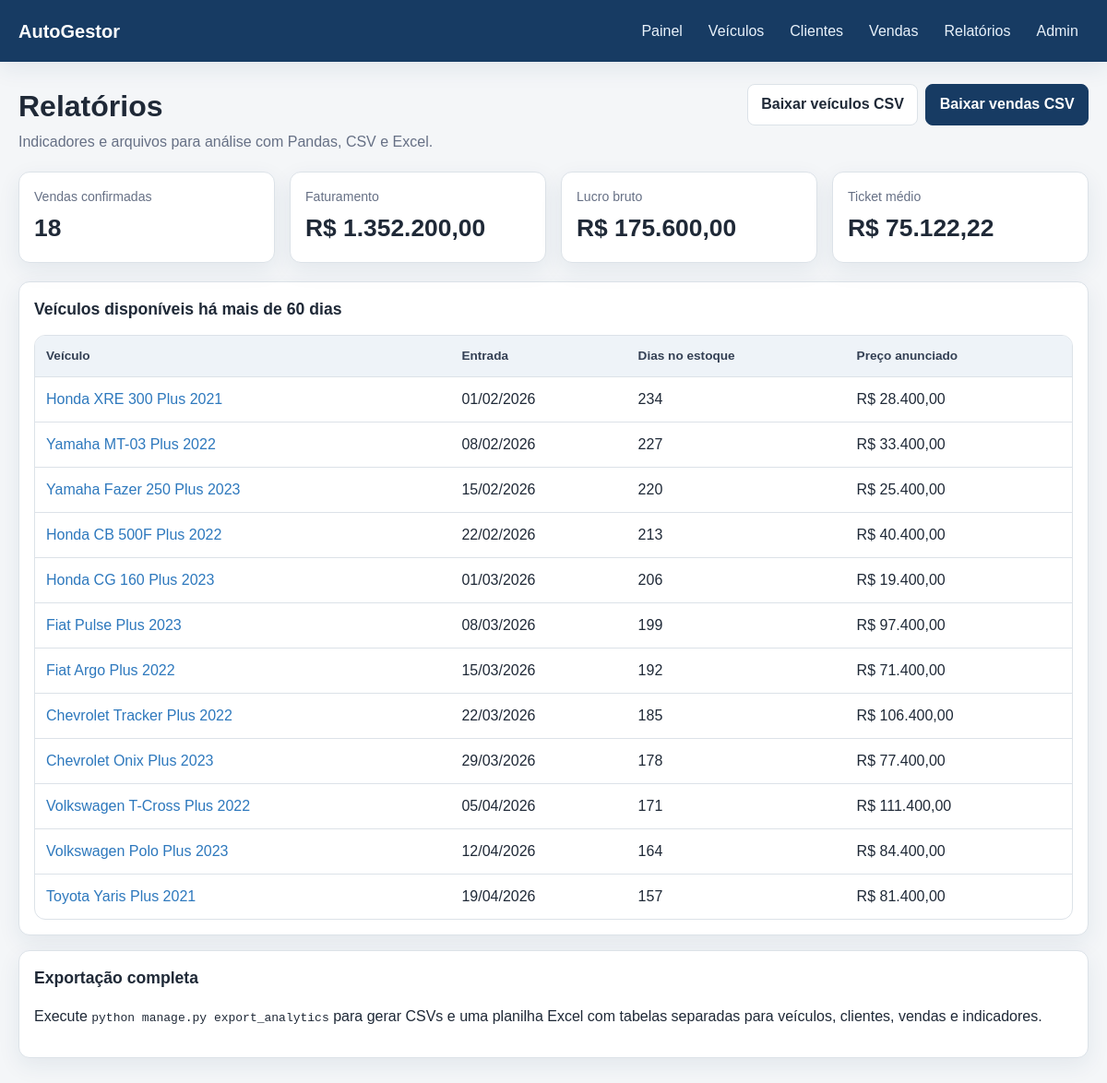
/relatorios/, run on the app's committed database.
### cars/models.py (models this page shows, shortened)
class Vehicle(models.Model):
    class Status(models.TextChoices):
        AVAILABLE = "available", "Disponível"
        RESERVED = "reserved", "Reservado"
        SOLD = "sold", "Vendido"
    vehicle_type = models.ForeignKey(
        VehicleType,
        on_delete=models.PROTECT,
        related_name="vehicles",
        verbose_name="tipo",
    )
    brand = models.ForeignKey(
        Brands,
        on_delete=models.PROTECT,
        related_name="vehicles",
        verbose_name="marca",
    )
    model = models.CharField("modelo", max_length=200)
    model_year = models.PositiveIntegerField("ano do modelo", blank=True, null=True)
    factory_year = models.PositiveIntegerField("ano de fabricação", blank=True, null=True)
    color = models.CharField("cor", max_length=60, blank=True)
    license_plate = models.CharField(
        "placa",
        max_length=10,
        blank=True,
        null=True,
        unique=True,
        help_text="Opcional. Use somente dados fictícios no projeto.",
    )
    purchase_price = models.DecimalField(
        "preço de compra",
        max_digits=12,
        decimal_places=2,
        default=Decimal("0.00"),
        validators=[MinValueValidator(Decimal("0.00"))],
    )
    asking_price = models.DecimalField(
        "preço anunciado",
        max_digits=12,
        decimal_places=2,
        validators=[MinValueValidator(Decimal("0.01"))],
    )
    mileage = models.PositiveIntegerField("quilometragem", default=0)
    status = models.CharField(
        "status",
        max_length=12,
        choices=Status.choices,
        default=Status.AVAILABLE,
        db_index=True,
    )
    entry_date = models.DateField("entrada no estoque", default=timezone.localdate)
    description = models.TextField("descrição", blank=True)
    created_at = models.DateTimeField("criado em", auto_now_add=True)
    updated_at = models.DateTimeField("atualizado em", auto_now=True)
    class Meta:
        ordering = ("-created_at",)
        verbose_name = "veículo"
        verbose_name_plural = "veículos"
        indexes = [
            models.Index(fields=("status", "entry_date"), name="vehicle_stock_idx"),
            models.Index(fields=("brand", "model"), name="vehicle_search_idx"),
        ]
    def __str__(self):
        year = f" {self.model_year}" if self.model_year else ""
        return f"{self.brand} {self.model}{year}"
    @property
    def days_in_stock(self):
        confirmed_sale = self.sales.filter(status=Sale.Status.CONFIRMED).first()
        end_date = confirmed_sale.sale_date if confirmed_sale else timezone.localdate()
        return max((end_date - self.entry_date).days, 0)

class Brands(models.Model):
    name = models.CharField("nome", max_length=200, unique=True)
    vehicle_types = models.ManyToManyField(
        VehicleType,
        related_name="brands",
        verbose_name="tipos de veículo",
        blank=True,
    )
    class Meta:
        ordering = ("name",)
        verbose_name = "marca"
        verbose_name_plural = "marcas"
    def __str__(self):
        return self.name

### cars/views.py (the view)
# urls.py: path("relatorios/", views.reports_view, name="reports"),
def reports_view(request):
    confirmed_sales = Sale.objects.filter(status=Sale.Status.CONFIRMED).select_related(
        "vehicle", "vehicle__brand", "customer"
    )
    revenue = confirmed_sales.aggregate(total=Sum("final_price"))["total"] or Decimal("0")
    gross_profit = sum((sale.gross_profit for sale in confirmed_sales), Decimal("0"))
    average_ticket = confirmed_sales.aggregate(value=Avg("final_price"))["value"] or Decimal("0")
    stale_vehicles = Vehicle.objects.exclude(status=Vehicle.Status.SOLD).filter(
        entry_date__lte=timezone.localdate() - timedelta(days=60)
    )
    return render(
        request,
        "cars/reports.html",
        {
            "revenue": revenue,
            "gross_profit": gross_profit,
            "average_ticket": average_ticket,
            "sales_count": confirmed_sales.count(),
            "stale_vehicles": stale_vehicles.select_related("brand", "vehicle_type"),
        },
    )

### cars/models.py (called while the page is built)
    @property
    def gross_profit(self):
        return self.final_price - self.vehicle.purchase_price

### cars/templatetags/cars_extras.py (called while the page is built)
@register.filter
def brl(value):
    try:
        number = Decimal(value or 0)
    except (InvalidOperation, TypeError, ValueError):
        return "R$ 0,00"
    formatted = f"{number:,.2f}".replace(",", "_").replace(".", ",").replace("_", ".")
    return f"R$ {formatted}"

### cars/templates/cars/reports.html (shortened to what this page needs)
{% extends 'cars/base.html' %}
{% load cars_extras %}
{% block content %}
<header class="page-header">
    <div><h1>Relatórios</h1><p class="subtitle">Indicadores e arquivos para análise com Pandas, CSV e Excel.</p></div>
    <div class="actions"><a class="button secondary" href="{% url 'export_vehicles_csv' %}">Baixar veículos CSV</a><a class="button" href="{% url 'export_sales_csv' %}">Baixar vendas CSV</a></div>
</header>
<section class="stats-grid">
    <article class="stat-card"><span class="stat-label">Vendas confirmadas</span><span class="stat-value">{{ sales_count }}</span></article>
    <article class="stat-card"><span class="stat-label">Faturamento</span><span class="stat-value">{{ revenue|brl }}</span></article>
    <article class="stat-card"><span class="stat-label">Lucro bruto</span><span class="stat-value">{{ gross_profit|brl }}</span></article>
    <article class="stat-card"><span class="stat-label">Ticket médio</span><span class="stat-value">{{ average_ticket|brl }}</span></article>
</section>
<section class="panel">
    <h2>Veículos disponíveis há mais de 60 dias</h2>
    <div class="table-wrap"><table><thead><tr><th>Veículo</th><th>Entrada</th><th>Dias no estoque</th><th>Preço anunciado</th></tr></thead><tbody>
        {% for vehicle in stale_vehicles %}<tr><td><a href="{% url 'vehicle_detail' vehicle.pk %}">{{ vehicle }}</a></td><td>{{ vehicle.entry_date|date:'d/m/Y' }}</td><td>{{ vehicle.days_in_stock }}</td><td>{{ vehicle.asking_price|brl }}</td></tr>
        {% empty %}<tr><td colspan="4" class="empty-state">Nenhum veículo nessa situação.</td></tr>{% endfor %}
    </tbody></table></div>
</section>
<section class="panel" style="margin-top: 1rem">
    <h2>Exportação completa</h2>
    <p>Execute <code>python manage.py export_analytics</code> para gerar CSVs e uma planilha Excel com tabelas separadas para veículos, clientes, vendas e indicadores.</p>
</section>
{% endblock %}

### cars/static/cars/styles.css (style rules this page uses)
:root { --bg: #f4f6f8; --surface: #ffffff; --text: #1f2937; --muted: #667085; --primary: #173b63; --primary-hover: #0f2c4b; --accent: #2d78bd; --success: #157347; --warning: #a15c00; --danger: #b42318; --border: #dce2e8; --shadow: 0 8px 24px rgba(23, 59, 99, 0.08); }
* { box-sizing: border-box; }
body { margin: 0; background: var(--bg); color: var(--text); font-family: Arial, Helvetica, sans-serif; line-height: 1.5; }
a { color: var(--accent); text-decoration: none; }
.page-header { align-items: flex-start; display: flex; gap: 1rem; justify-content: space-between; margin-bottom: 1.25rem; }
.page-header h1 { margin: 0; }
.subtitle { color: var(--muted); margin: 0.2rem 0 0; }
.actions { display: flex; flex-wrap: wrap; gap: 0.5rem; }
.button, button { background: var(--primary); border: 1px solid var(--primary); border-radius: 8px; color: #fff; cursor: pointer; display: inline-block; font: inherit; font-weight: 700; padding: 0.58rem 0.9rem; }
.button.secondary { background: #fff; border-color: var(--border); color: var(--text); }
.stats-grid { display: grid; gap: 1rem; grid-template-columns: repeat(auto-fit, minmax(180px, 1fr)); margin-bottom: 1.25rem; }
.stat-card, .panel, .card { background: var(--surface); border: 1px solid var(--border); border-radius: 12px; box-shadow: var(--shadow); }
.stat-card { padding: 1rem; }
.stat-label { color: var(--muted); display: block; font-size: 0.88rem; }
.stat-value { display: block; font-size: 1.65rem; font-weight: 800; margin-top: 0.25rem; }
.panel { padding: 1rem; }
.panel h2 { font-size: 1.1rem; margin: 0 0 0.9rem; }
.table-wrap { background: #fff; border: 1px solid var(--border); border-radius: 12px; overflow-x: auto; }
table { border-collapse: collapse; width: 100%; }
th, td { border-bottom: 1px solid var(--border); padding: 0.75rem; text-align: left; vertical-align: middle; }
th { background: #eef3f8; color: #344054; font-size: 0.85rem; }
tr:last-child td { border-bottom: 0; }

### data on the page
Vehicle: model_year+brand+model "Honda XRE 300 Plus 2021", entry_date "01/02/2026", days_in_stock "234", asking_price|brl "R$ 28.400,00"
Vehicle: model_year+brand+model "Yamaha MT-03 Plus 2022", entry_date "08/02/2026", days_in_stock "227", asking_price|brl "R$ 33.400,00"
Vehicle: model_year+brand+model "Yamaha Fazer 250 Plus 2023", entry_date "15/02/2026", days_in_stock "220", asking_price|brl "R$ 25.400,00"
Vehicle: model_year+brand+model "Honda CB 500F Plus 2022", entry_date "22/02/2026", days_in_stock "213", asking_price|brl "R$ 40.400,00"
Vehicle: model_year+brand+model "Honda CG 160 Plus 2023", entry_date "01/03/2026", days_in_stock "206", asking_price|brl "R$ 19.400,00"
Vehicle: model_year+brand+model "Fiat Pulse Plus 2023", entry_date "08/03/2026", days_in_stock "199", asking_price|brl "R$ 97.400,00"
Vehicle: model_year+brand+model "Fiat Argo Plus 2022", entry_date "15/03/2026", days_in_stock "192", asking_price|brl "R$ 71.400,00"
Vehicle: model_year+brand+model "Chevrolet Tracker Plus 2022", entry_date "22/03/2026", days_in_stock "185", asking_price|brl "R$ 106.400,00"
Vehicle: model_year+brand+model "Chevrolet Onix Plus 2023", entry_date "29/03/2026", days_in_stock "178", asking_price|brl "R$ 77.400,00"
Vehicle: model_year+brand+model "Volkswagen T-Cross Plus 2022", entry_date "05/04/2026", days_in_stock "171", asking_price|brl "R$ 111.400,00"
Vehicle: model_year+brand+model "Volkswagen Polo Plus 2023", entry_date "12/04/2026", days_in_stock "164", asking_price|brl "R$ 84.400,00"
Vehicle: model_year+brand+model "Toyota Yaris Plus 2021", entry_date "19/04/2026", days_in_stock "157", asking_price|brl "R$ 81.400,00"

### other printed values
{{ sales_count }} "18"
{{ revenue|brl }} "R$ 1.352.200,00"
{{ gross_profit|brl }} "R$ 175.600,00"
{{ average_ticket|brl }} "R$ 75.122,22"
